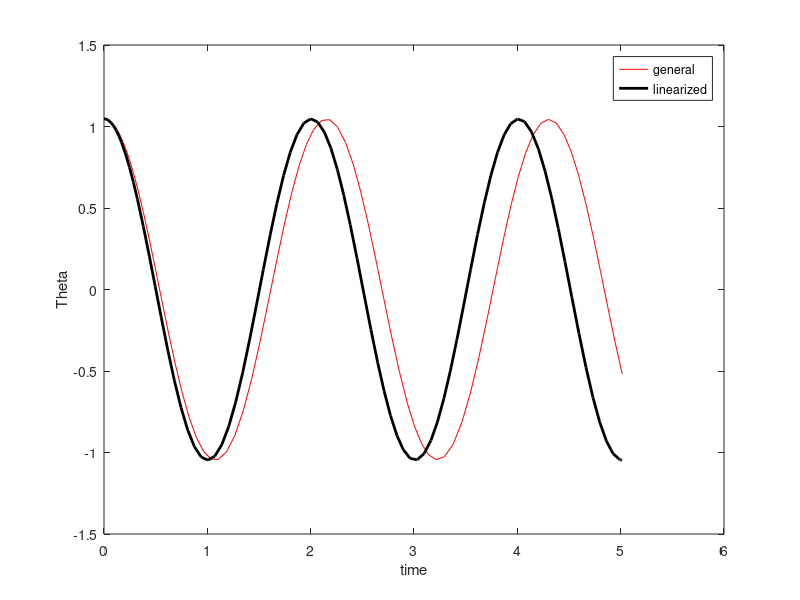

Write MATLAB code to recreate this figure.
%% Mufi 2025 - Lecture 8. - Solution of ODEs
% Simple pendulum 

% general form : Th'' = -g/ell*sin(Th)
% linearized form : Th'' = -g/ell*Th

ell = 1;
g = 9.81;

% odefun : x = [Th Th']
odefun = @(x,ell,g) [x(2);-g/ell*sin(x(1))];
odelin = @(x,ell,g) [x(2);-g/ell*x(1)];

T0 = 2*pi/sqrt(g/ell);
Tspan = [0 2.5*T0];
x0 = [pi/3;0];
[T,Y] = ode45(@(t,x) odefun(x,ell,g), Tspan, x0);
[Tlin,Ylin] = ode45(@(t,x) odelin(x,ell,g), Tspan, x0);

Th = Y(:,1); Thv = Y(:,2);
Thlin=Ylin(:,1); Thvlin=Y(:,2);

%% Visualization
figure; 
  plot(T,Th,'r-',Tlin,Thlin,'k-','LineWidth',2);
  xlabel('time'); 
  ylabel('Theta');
  legend('general','linearized','Location','northeast');